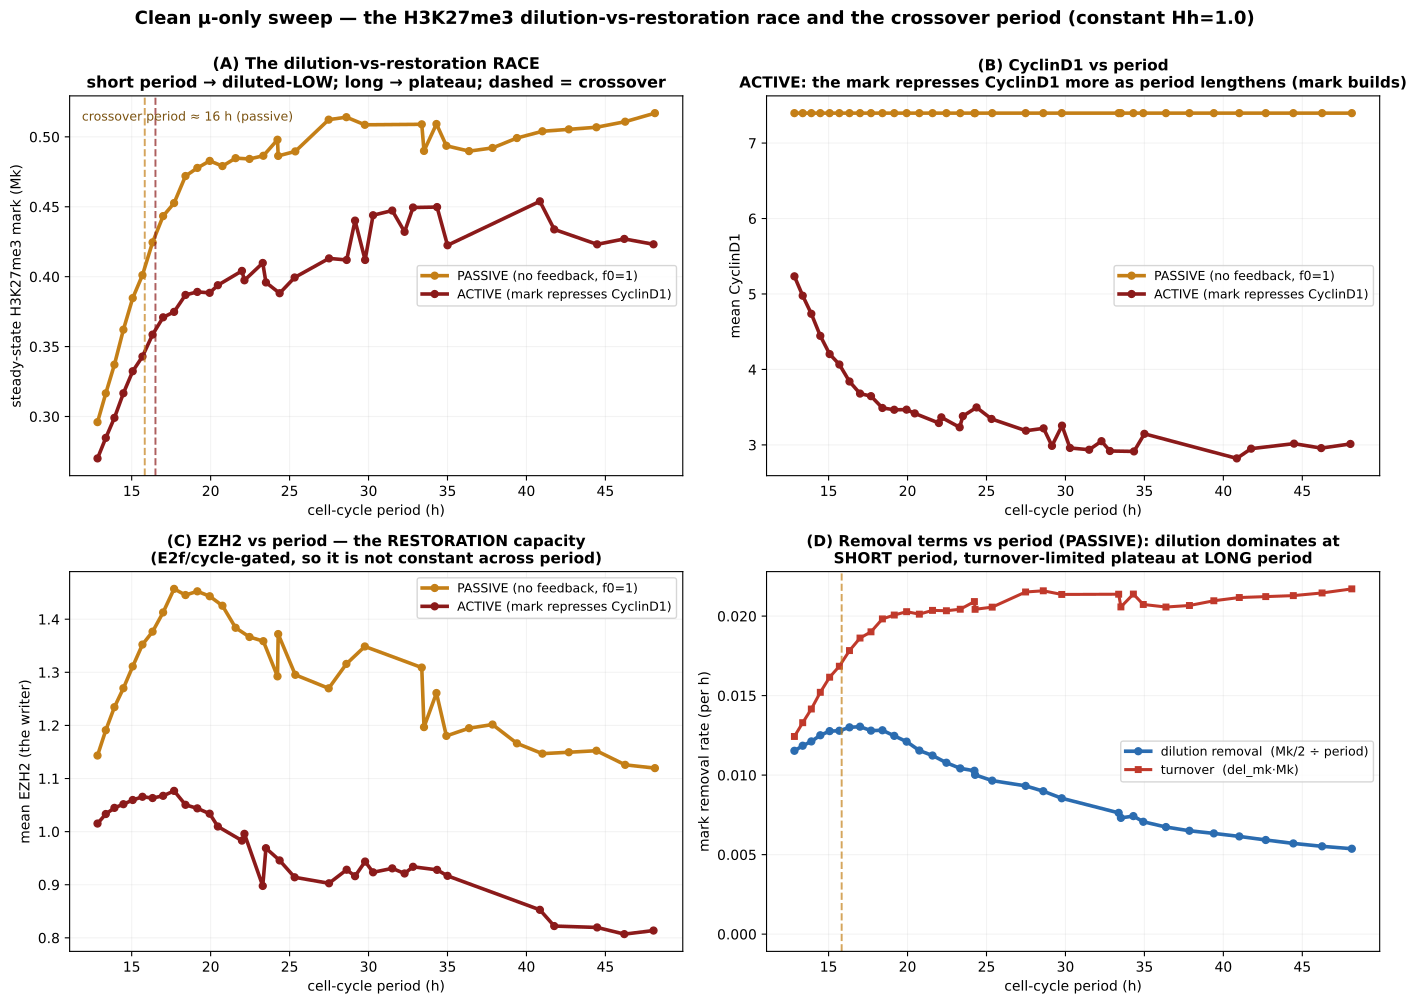

Source code (Python):
"""Clean μ-only sweep: the H3K27me3 dilution-vs-restoration RACE as a smooth curve, and the CROSSOVER period.

Controlled version of sim_withdrawal_mark_dilution panel D: hold ALL abundance axes at their model defaults
(k_Cd_translation, kTlEZ, P21_div) and vary ONLY the growth rate mu → cell-cycle period becomes a clean
independent variable, so mark-vs-period shows as a curve instead of a scatter cloud. Constant Hh (SHH=1.0),
single deterministic cell per point (no ensemble/noise).

Two conditions:
  PASSIVE  (f0_mk=1.0): the mark accumulates/dilutes but does NOT repress CyclinD1 → period is set purely
                        by mu, so the mark is a clean readout of the dilution-vs-restoration balance.
  ACTIVE   (f0_mk=0.233): the mark represses CyclinD1 (feedback on) → shows how the feedback bends the race.

Expectation (the regime model): short period → dilution outruns restoration → LOW mark (regime 1);
long period → restoration reaches the (1−Mk) plateau → HIGH mark (regime 2/3). The CROSSOVER = the period
where the mark is halfway up its transition (dilution ≈ restoration). NB restoration (EZH2 methylation) is
itself E2f/cycle-gated (panel C) — that's why the curve isn't a pure 1/period dilution law.

Run:  ./venv/bin/python simulations/sim_mark_period_crossover.py
"""
import sys, os
sys.path.insert(0, os.path.dirname(os.path.dirname(os.path.abspath(__file__))))
import numpy as np
import matplotlib
matplotlib.use('Agg')
import matplotlib.pyplot as plt
import tellurium as te
from src.build_model_v44_heldt import build_model_v44

GNP = dict(MYCN_amplification=1.0, Ptch1_copy_number=1.0, p16=0.0, p18=0.464, kSyP21=0.002, EZH2i=0)
SEL = ['time', 'Dna', 'Mk', 'Cd', 'EZH2']
T_END, N_PTS, SETTLE = 16000, 32000, 8000
MU_GRID = np.geomspace(0.00090, 0.00024, 34)          # fast (short period) -> slow (long period)

_R = te.loada(build_model_v44(with_ezh2=True, with_hh=True))
_R.integrator.setValue('absolute_tolerance', 1e-9); _R.integrator.setValue('relative_tolerance', 1e-6)
try: _R.integrator.setValue('maximum_num_steps', 400000)
except Exception: pass


def run(mu, f0):
    _R.reset(); _R['SHH'] = 1.0
    for k, v in GNP.items(): _R[k] = v
    _R['mu'] = float(mu); _R['f0_mk'] = f0
    try:
        r = _R.simulate(0, T_END, N_PTS, selections=SEL)
    except Exception:
        return np.nan, np.nan, np.nan, np.nan
    t = r['time']; m = t >= SETTLE; tt = t[m]
    Dna = r['Dna'][m]
    dv = np.where((Dna[:-1] > 0.9) & (Dna[1:] < 0.1))[0]
    period = float(np.mean(np.diff(tt[dv])) / 60.0) if len(dv) >= 2 else np.nan
    return period, float(np.mean(r['Mk'][m])), float(np.mean(r['Cd'][m])), float(np.mean(r['EZH2'][m]))


res = {'P': {}, 'A': {}}
for tag, f0 in [('P', 1.0), ('A', 0.233)]:
    per, mk, cd, ez = [], [], [], []
    for mu in MU_GRID:
        p, m, c, e = run(mu, f0)
        per.append(p); mk.append(m); cd.append(c); ez.append(e)
        print(f'  {"PASSIVE" if tag=="P" else "ACTIVE "}  mu={mu:.5f}  period={p if np.isfinite(p) else float("nan"):.1f}h  Mk={m:.3f}  Cd={c:.2f}  EZH2={e:.3f}', flush=True)
    res[tag] = dict(per=np.array(per), mk=np.array(mk), cd=np.array(cd), ez=np.array(ez))


def crossover(per, mk):
    ok = np.isfinite(per) & np.isfinite(mk)
    p, m = per[ok], mk[ok]; o = np.argsort(p); p, m = p[o], m[o]
    if len(p) < 4: return np.nan
    half = 0.5 * (np.nanmin(m) + np.nanmax(m))
    cr = np.where((m[:-1] - half) * (m[1:] - half) < 0)[0]
    if not len(cr): return np.nan
    k = cr[0]; f = (half - m[k]) / (m[k + 1] - m[k]) if m[k + 1] != m[k] else 0.0
    return float(p[k] + f * (p[k + 1] - p[k]))


xoP = crossover(res['P']['per'], res['P']['mk'])
xoA = crossover(res['A']['per'], res['A']['mk'])

fig, ax = plt.subplots(2, 2, figsize=(14, 10))
COND = [('P', '#c47f17', 'PASSIVE (no feedback, f0=1)'), ('A', '#8b1a1a', 'ACTIVE (mark represses CyclinD1)')]

# (A) the race: mark vs period
a = ax[0, 0]
for tag, col, nm in COND:
    o = np.argsort(res[tag]['per']); a.plot(res[tag]['per'][o], res[tag]['mk'][o], '-o', color=col, lw=2.6, ms=5, label=nm)
for xo, col in [(xoP, '#c47f17'), (xoA, '#8b1a1a')]:
    if np.isfinite(xo): a.axvline(xo, color=col, ls='--', lw=1.4, alpha=0.7)
a.text(0.02, 0.96, f'crossover period ≈ {xoP:.0f} h (passive)', transform=a.transAxes, va='top', fontsize=9, color='#7a5210')
a.set_xlabel('cell-cycle period (h)'); a.set_ylabel('steady-state H3K27me3 mark (Mk)')
a.set_title('(A) The dilution-vs-restoration RACE\nshort period → diluted-LOW; long → plateau; dashed = crossover', fontweight='bold', fontsize=11.5)
a.legend(fontsize=9, loc='center right'); a.grid(alpha=0.15)

# (B) CyclinD1 vs period
a = ax[0, 1]
for tag, col, nm in COND:
    o = np.argsort(res[tag]['per']); a.plot(res[tag]['per'][o], res[tag]['cd'][o], '-o', color=col, lw=2.6, ms=5, label=nm)
a.set_xlabel('cell-cycle period (h)'); a.set_ylabel('mean CyclinD1')
a.set_title('(B) CyclinD1 vs period\nACTIVE: the mark represses CyclinD1 more as period lengthens (mark builds)', fontweight='bold', fontsize=11)
a.legend(fontsize=9); a.grid(alpha=0.15)

# (C) EZH2 (writer) vs period — restoration is cycle-gated
a = ax[1, 0]
for tag, col, nm in COND:
    o = np.argsort(res[tag]['per']); a.plot(res[tag]['per'][o], res[tag]['ez'][o], '-o', color=col, lw=2.6, ms=5, label=nm)
a.set_xlabel('cell-cycle period (h)'); a.set_ylabel('mean EZH2 (the writer)')
a.set_title('(C) EZH2 vs period — the RESTORATION capacity\n(E2f/cycle-gated, so it is not constant across period)', fontweight='bold', fontsize=11)
a.legend(fontsize=9); a.grid(alpha=0.15)

# (D) the balance: dilution removal-rate vs restoration, both vs period (PASSIVE)
a = ax[1, 1]
p = res['P']['per']; mk = res['P']['mk']; ez = res['P']['ez']
ok = np.isfinite(p); o = np.argsort(p[ok])
pp = p[ok][o]; mkp = mk[ok][o]; ezp = ez[ok][o]
dil = mkp * 0.5 / pp                                   # avg mark HALVED per division, per hour  (removal)
a.plot(pp, dil, '-o', color='#2b6cb0', lw=2.6, ms=5, label='dilution removal  (Mk/2 ÷ period)')
a.plot(pp, res['P']['mk'][ok][o] * 0, alpha=0)         # keep scale
delmk_h = 0.00070 * 60.0                               # del_mk turnover per hour
a.plot(pp, delmk_h * mkp, '-s', color='#c0392b', lw=2.2, ms=4, label='turnover  (del_mk·Mk)')
if np.isfinite(xoP): a.axvline(xoP, color='#c47f17', ls='--', lw=1.4, alpha=0.7)
a.set_xlabel('cell-cycle period (h)'); a.set_ylabel('mark removal rate (per h)')
a.set_title('(D) Removal terms vs period (PASSIVE): dilution dominates at\nSHORT period, turnover-limited plateau at LONG period', fontweight='bold', fontsize=11)
a.legend(fontsize=9); a.grid(alpha=0.15)

fig.suptitle('Clean μ-only sweep — the H3K27me3 dilution-vs-restoration race and the crossover period (constant Hh=1.0)',
             fontsize=13, fontweight='bold', y=1.0)
plt.tight_layout()
plt.savefig('simulations/sim_mark_period_crossover.png', dpi=150, bbox_inches='tight')
plt.savefig('simulations/sim_mark_period_crossover.pdf', bbox_inches='tight')
plt.close()
print(f'\ncrossover period (half-max mark):  passive {xoP:.1f} h   active {xoA:.1f} h')
print('Saved sim_mark_period_crossover.png')
